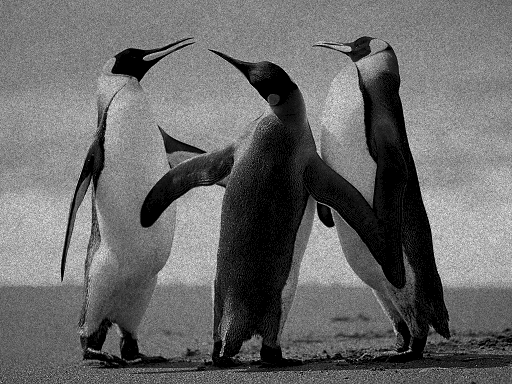
#> input picture Bilateral/Penguins_noise.png, 512 x 384 px
$ python my_padding.py
#> lines starting #> are read from the running program, lines starting #| are printed output that depends on the picture
import numpy as np
import cv2

def my_padding(src, pad_shape, pad_type = 'zero'):
    (h, w) = src.shape
    (p_h, p_w) = pad_shape
    pad_img = np.zeros((h + 2 * p_h, w + 2 * p_w))
    pad_img[p_h:h + p_h, p_w:w + p_w] = src

    if pad_type == 'repetition':
        #print('repetition padding')
        #up
        pad_img[ :p_h, p_w:p_w + w] = src[0, :]
        #down
        pad_img[p_h + h: , p_w:p_w + w] = src[h-1,:]

        #left
        pad_img[:,:p_w] = pad_img[:,p_w:p_w + 1]
        #right
        pad_img[:,p_w + w:] = pad_img[:,p_w + w - 1:p_w + w]

    else:
        #else is zero padding
        #print('zero padding')
        pass

    return pad_img

if __name__=='__main__':
    src = cv2.imread('Penguins_noise.png', cv2.IMREAD_GRAYSCALE)
#> src is the input picture: shape (384, 512); min 0, max 255, mean 104.8

    #zero padding
    my_pad_img = my_padding(src, (20, 20))
#> in my_padding, `pad_img[p_h:h + p_h, p_w:w + p_w] = src`:
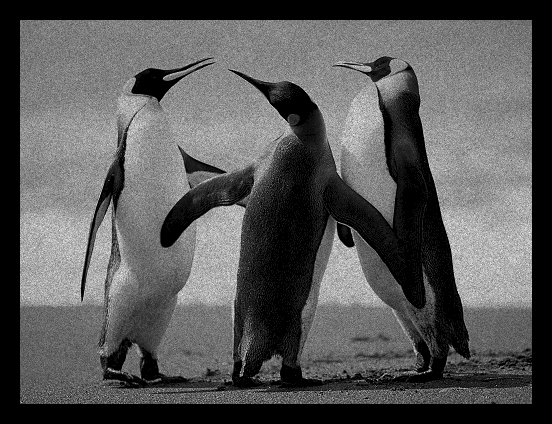
#> pad_img: shape (424, 552) float64; min 0, max 255, mean 88

    #repetition padding
    #my_pad_img = my_padding(src, (20, 20), 'repetition')

    #데이터타입 uint8로 변경
    my_pad_img = (my_pad_img + 0.5).astype(np.uint8)
    cv2.imshow('original', src)
    cv2.imshow('my padding img', my_pad_img)

    cv2.waitKey()
    cv2.destroyAllWindows()
